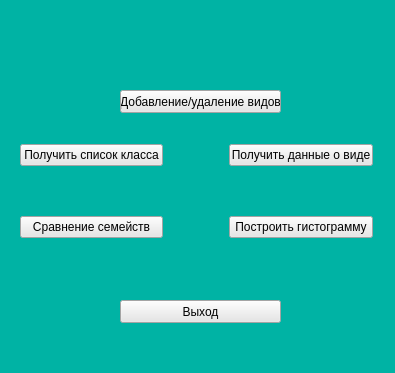
<?xml version="1.0" encoding="UTF-8"?>
<ui version="4.0">
 <class>MainWindow</class>
 <widget class="QMainWindow" name="MainWindow">
  <property name="geometry">
   <rect>
    <x>0</x>
    <y>0</y>
    <width>395</width>
    <height>373</height>
   </rect>
  </property>
  <property name="sizePolicy">
   <sizepolicy hsizetype="Fixed" vsizetype="Fixed">
    <horstretch>0</horstretch>
    <verstretch>0</verstretch>
   </sizepolicy>
  </property>
  <property name="minimumSize">
   <size>
    <width>395</width>
    <height>373</height>
   </size>
  </property>
  <property name="maximumSize">
   <size>
    <width>395</width>
    <height>373</height>
   </size>
  </property>
  <property name="windowTitle">
   <string>Мир Животных</string>
  </property>
  <property name="autoFillBackground">
   <bool>false</bool>
  </property>
  <property name="styleSheet">
   <string notr="true">background-color: rgb(0, 179, 164);</string>
  </property>
  <widget class="QWidget" name="centralwidget">
   <widget class="QPushButton" name="pushButton_7">
    <property name="geometry">
     <rect>
      <x>120</x>
      <y>300</y>
      <width>161</width>
      <height>23</height>
     </rect>
    </property>
    <property name="styleSheet">
     <string notr="true">background-color: rgb(230, 230, 230);</string>
    </property>
    <property name="text">
     <string>Выход</string>
    </property>
   </widget>
   <widget class="QPushButton" name="pushButton_2">
    <property name="geometry">
     <rect>
      <x>120</x>
      <y>90</y>
      <width>161</width>
      <height>23</height>
     </rect>
    </property>
    <property name="styleSheet">
     <string notr="true">background-color: rgb(230, 230, 230);</string>
    </property>
    <property name="text">
     <string>Добавление/удаление видов</string>
    </property>
   </widget>
   <widget class="QWidget" name="layoutWidget">
    <property name="geometry">
     <rect>
      <x>20</x>
      <y>140</y>
      <width>353</width>
      <height>102</height>
     </rect>
    </property>
    <layout class="QHBoxLayout" name="horizontalLayout">
     <item>
      <layout class="QVBoxLayout" name="verticalLayout_2">
       <item>
        <widget class="QPushButton" name="pushButton_3">
         <property name="styleSheet">
          <string notr="true">background-color: rgb(230, 230, 230);</string>
         </property>
         <property name="text">
          <string>Получить список класса</string>
         </property>
        </widget>
       </item>
       <item>
        <spacer name="verticalSpacer">
         <property name="orientation">
          <enum>Qt::Vertical</enum>
         </property>
         <property name="sizeType">
          <enum>QSizePolicy::Fixed</enum>
         </property>
         <property name="sizeHint" stdset="0">
          <size>
           <width>20</width>
           <height>40</height>
          </size>
         </property>
        </spacer>
       </item>
       <item>
        <widget class="QPushButton" name="pushButton_4">
         <property name="styleSheet">
          <string notr="true">background-color: rgb(230, 230, 230);</string>
         </property>
         <property name="text">
          <string>Сравнение семейств</string>
         </property>
        </widget>
       </item>
      </layout>
     </item>
     <item>
      <spacer name="horizontalSpacer">
       <property name="orientation">
        <enum>Qt::Horizontal</enum>
       </property>
       <property name="sizeType">
        <enum>QSizePolicy::Fixed</enum>
       </property>
       <property name="sizeHint" stdset="0">
        <size>
         <width>60</width>
         <height>20</height>
        </size>
       </property>
      </spacer>
     </item>
     <item>
      <layout class="QVBoxLayout" name="verticalLayout">
       <item>
        <widget class="QPushButton" name="pushButton_5">
         <property name="styleSheet">
          <string notr="true">background-color: rgb(230, 230, 230);</string>
         </property>
         <property name="text">
          <string>Получить данные о виде</string>
         </property>
        </widget>
       </item>
       <item>
        <spacer name="verticalSpacer_2">
         <property name="orientation">
          <enum>Qt::Vertical</enum>
         </property>
         <property name="sizeType">
          <enum>QSizePolicy::Fixed</enum>
         </property>
         <property name="sizeHint" stdset="0">
          <size>
           <width>20</width>
           <height>40</height>
          </size>
         </property>
        </spacer>
       </item>
       <item>
        <widget class="QPushButton" name="pushButton_6">
         <property name="styleSheet">
          <string notr="true">background-color: rgb(230, 230, 230);</string>
         </property>
         <property name="text">
          <string>Построить гистограмму</string>
         </property>
        </widget>
       </item>
      </layout>
     </item>
    </layout>
   </widget>
  </widget>
  <widget class="QMenuBar" name="menubar">
   <property name="geometry">
    <rect>
     <x>0</x>
     <y>0</y>
     <width>395</width>
     <height>21</height>
    </rect>
   </property>
  </widget>
 </widget>
 <resources/>
 <connections/>
</ui>
